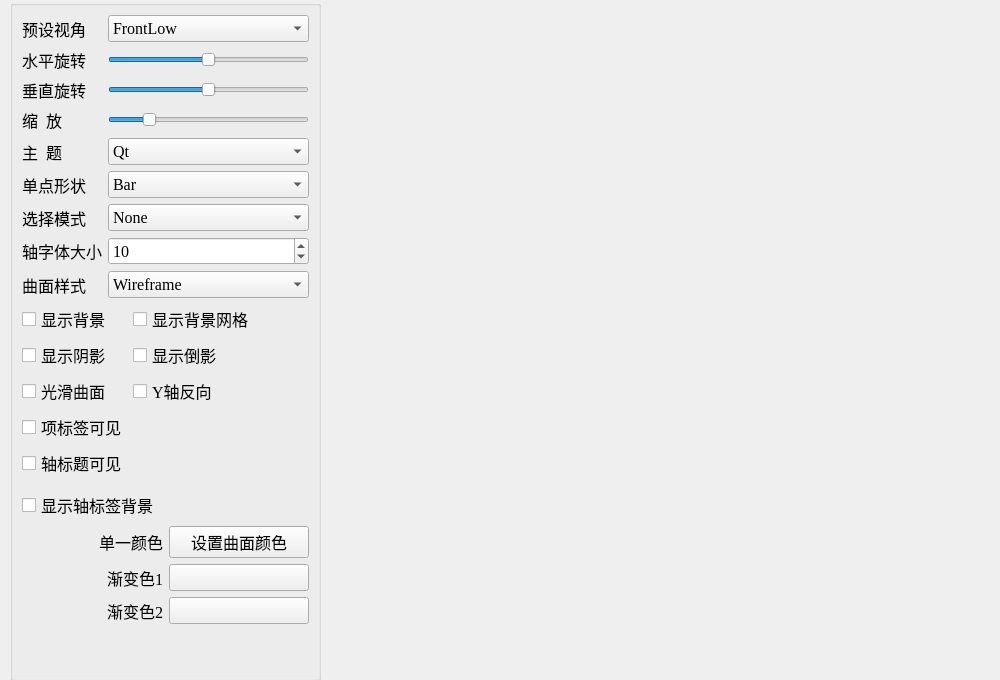
<?xml version="1.0" encoding="UTF-8"?>
<ui version="4.0">
 <class>Test3DSurface</class>
 <widget class="QMainWindow" name="Test3DSurface">
  <property name="geometry">
   <rect>
    <x>0</x>
    <y>0</y>
    <width>1000</width>
    <height>680</height>
   </rect>
  </property>
  <property name="minimumSize">
   <size>
    <width>1000</width>
    <height>680</height>
   </size>
  </property>
  <property name="maximumSize">
   <size>
    <width>1000</width>
    <height>680</height>
   </size>
  </property>
  <property name="font">
   <font>
    <family>Times New Roman</family>
    <pointsize>12</pointsize>
   </font>
  </property>
  <property name="windowTitle">
   <string>MainWindow</string>
  </property>
  <widget class="QWidget" name="centralwidget">
   <widget class="QGroupBox" name="groupBox">
    <property name="geometry">
     <rect>
      <x>10</x>
      <y>0</y>
      <width>311</width>
      <height>681</height>
     </rect>
    </property>
    <property name="title">
     <string/>
    </property>
    <layout class="QVBoxLayout" name="verticalLayout">
     <item>
      <layout class="QGridLayout" name="gridLayout">
       <item row="0" column="0">
        <widget class="QLabel" name="label_6">
         <property name="text">
          <string>预设视角</string>
         </property>
         <property name="buddy">
          <cstring>comboBox</cstring>
         </property>
        </widget>
       </item>
       <item row="0" column="1">
        <widget class="QComboBox" name="comboBox">
         <item>
          <property name="text">
           <string>FrontLow</string>
          </property>
         </item>
         <item>
          <property name="text">
           <string>Front</string>
          </property>
         </item>
         <item>
          <property name="text">
           <string>FrontHigh</string>
          </property>
         </item>
         <item>
          <property name="text">
           <string>LeftLow</string>
          </property>
         </item>
         <item>
          <property name="text">
           <string>Left</string>
          </property>
         </item>
         <item>
          <property name="text">
           <string>LeftHigh</string>
          </property>
         </item>
         <item>
          <property name="text">
           <string>RightLow</string>
          </property>
         </item>
         <item>
          <property name="text">
           <string>Right</string>
          </property>
         </item>
         <item>
          <property name="text">
           <string>RightHigh</string>
          </property>
         </item>
         <item>
          <property name="text">
           <string>BehindLow</string>
          </property>
         </item>
         <item>
          <property name="text">
           <string>Behind</string>
          </property>
         </item>
         <item>
          <property name="text">
           <string>BehindHigh</string>
          </property>
         </item>
         <item>
          <property name="text">
           <string>IsometricLeft</string>
          </property>
         </item>
         <item>
          <property name="text">
           <string>IsometricLeftHigh</string>
          </property>
         </item>
         <item>
          <property name="text">
           <string>IsometricRight</string>
          </property>
         </item>
         <item>
          <property name="text">
           <string>IsometricRightHigh</string>
          </property>
         </item>
         <item>
          <property name="text">
           <string>DirectlyAbove</string>
          </property>
         </item>
         <item>
          <property name="text">
           <string>DirectlyAboveCW45</string>
          </property>
         </item>
         <item>
          <property name="text">
           <string>DirectlyAboveCCW45</string>
          </property>
         </item>
         <item>
          <property name="text">
           <string>FrontBelow</string>
          </property>
         </item>
         <item>
          <property name="text">
           <string>LeftBelow</string>
          </property>
         </item>
         <item>
          <property name="text">
           <string>RightBelow</string>
          </property>
         </item>
         <item>
          <property name="text">
           <string>BehindBelow</string>
          </property>
         </item>
         <item>
          <property name="text">
           <string>DirectlyBelow</string>
          </property>
         </item>
        </widget>
       </item>
       <item row="1" column="0">
        <widget class="QLabel" name="label_7">
         <property name="text">
          <string>水平旋转</string>
         </property>
         <property name="buddy">
          <cstring>sliderH</cstring>
         </property>
        </widget>
       </item>
       <item row="1" column="1">
        <widget class="QSlider" name="sliderH">
         <property name="minimum">
          <number>-180</number>
         </property>
         <property name="maximum">
          <number>180</number>
         </property>
         <property name="orientation">
          <enum>Qt::Horizontal</enum>
         </property>
        </widget>
       </item>
       <item row="2" column="0">
        <widget class="QLabel" name="label_8">
         <property name="text">
          <string>垂直旋转</string>
         </property>
         <property name="buddy">
          <cstring>sliderV</cstring>
         </property>
        </widget>
       </item>
       <item row="2" column="1">
        <widget class="QSlider" name="sliderV">
         <property name="minimum">
          <number>-180</number>
         </property>
         <property name="maximum">
          <number>180</number>
         </property>
         <property name="orientation">
          <enum>Qt::Horizontal</enum>
         </property>
        </widget>
       </item>
       <item row="3" column="0">
        <widget class="QLabel" name="label_12">
         <property name="text">
          <string>缩  放</string>
         </property>
        </widget>
       </item>
       <item row="3" column="1">
        <widget class="QSlider" name="sliderZoom">
         <property name="minimum">
          <number>10</number>
         </property>
         <property name="maximum">
          <number>500</number>
         </property>
         <property name="value">
          <number>100</number>
         </property>
         <property name="orientation">
          <enum>Qt::Horizontal</enum>
         </property>
        </widget>
       </item>
       <item row="4" column="0">
        <widget class="QLabel" name="label">
         <property name="text">
          <string>主  题</string>
         </property>
         <property name="buddy">
          <cstring>cBoxTheme</cstring>
         </property>
        </widget>
       </item>
       <item row="4" column="1">
        <widget class="QComboBox" name="cBoxTheme">
         <item>
          <property name="text">
           <string>Qt</string>
          </property>
         </item>
         <item>
          <property name="text">
           <string>Primary Colors</string>
          </property>
         </item>
         <item>
          <property name="text">
           <string>Digia</string>
          </property>
         </item>
         <item>
          <property name="text">
           <string>StoneMoss</string>
          </property>
         </item>
         <item>
          <property name="text">
           <string>ArmyBlue</string>
          </property>
         </item>
         <item>
          <property name="text">
           <string>Retro</string>
          </property>
         </item>
         <item>
          <property name="text">
           <string>Ebony</string>
          </property>
         </item>
         <item>
          <property name="text">
           <string>Isabelle</string>
          </property>
         </item>
        </widget>
       </item>
       <item row="5" column="0">
        <widget class="QLabel" name="label_2">
         <property name="text">
          <string>单点形状</string>
         </property>
         <property name="buddy">
          <cstring>cBoxBarStyle</cstring>
         </property>
        </widget>
       </item>
       <item row="5" column="1">
        <widget class="QComboBox" name="cBoxBarStyle">
         <item>
          <property name="text">
           <string>Bar</string>
          </property>
         </item>
         <item>
          <property name="text">
           <string>Cube</string>
          </property>
         </item>
         <item>
          <property name="text">
           <string>Pyramid</string>
          </property>
         </item>
         <item>
          <property name="text">
           <string>Cone</string>
          </property>
         </item>
         <item>
          <property name="text">
           <string>Cylinder</string>
          </property>
         </item>
         <item>
          <property name="text">
           <string>BevelBar</string>
          </property>
         </item>
         <item>
          <property name="text">
           <string>BevelCube</string>
          </property>
         </item>
         <item>
          <property name="text">
           <string>Sphere</string>
          </property>
         </item>
         <item>
          <property name="text">
           <string>Minimal</string>
          </property>
         </item>
         <item>
          <property name="text">
           <string>Arrow</string>
          </property>
         </item>
         <item>
          <property name="text">
           <string>Point</string>
          </property>
         </item>
        </widget>
       </item>
       <item row="6" column="0">
        <widget class="QLabel" name="label_3">
         <property name="text">
          <string>选择模式</string>
         </property>
         <property name="buddy">
          <cstring>cBoxSelectionMode</cstring>
         </property>
        </widget>
       </item>
       <item row="6" column="1">
        <widget class="QComboBox" name="cBoxSelectionMode">
         <item>
          <property name="text">
           <string>None</string>
          </property>
         </item>
         <item>
          <property name="text">
           <string>Item</string>
          </property>
         </item>
         <item>
          <property name="text">
           <string>Row Slice</string>
          </property>
         </item>
         <item>
          <property name="text">
           <string>Column Slice</string>
          </property>
         </item>
        </widget>
       </item>
       <item row="7" column="0">
        <widget class="QLabel" name="label_4">
         <property name="text">
          <string>轴字体大小</string>
         </property>
         <property name="buddy">
          <cstring>spinFontSize</cstring>
         </property>
        </widget>
       </item>
       <item row="7" column="1">
        <widget class="QSpinBox" name="spinFontSize">
         <property name="minimum">
          <number>5</number>
         </property>
         <property name="value">
          <number>10</number>
         </property>
        </widget>
       </item>
       <item row="8" column="0">
        <widget class="QLabel" name="label_5">
         <property name="text">
          <string>曲面样式</string>
         </property>
        </widget>
       </item>
       <item row="8" column="1">
        <widget class="QComboBox" name="comboDrawMode">
         <item>
          <property name="text">
           <string>Wireframe</string>
          </property>
         </item>
         <item>
          <property name="text">
           <string>Surface</string>
          </property>
         </item>
         <item>
          <property name="text">
           <string>Surface And Wireframe</string>
          </property>
         </item>
        </widget>
       </item>
      </layout>
     </item>
     <item>
      <layout class="QGridLayout" name="gridLayout_3">
       <item row="0" column="0">
        <widget class="QCheckBox" name="chkBoxBackground">
         <property name="text">
          <string>显示背景</string>
         </property>
        </widget>
       </item>
       <item row="0" column="1" colspan="3">
        <widget class="QCheckBox" name="chkBoxGrid">
         <property name="text">
          <string>显示背景网格</string>
         </property>
        </widget>
       </item>
       <item row="1" column="0">
        <widget class="QCheckBox" name="chkBoxShadow">
         <property name="text">
          <string>显示阴影</string>
         </property>
        </widget>
       </item>
       <item row="1" column="1" colspan="3">
        <widget class="QCheckBox" name="chkBoxReflection">
         <property name="text">
          <string>显示倒影</string>
         </property>
        </widget>
       </item>
       <item row="2" column="0">
        <widget class="QCheckBox" name="chkBoxSmooth">
         <property name="text">
          <string>光滑曲面</string>
         </property>
        </widget>
       </item>
       <item row="2" column="1" colspan="3">
        <widget class="QCheckBox" name="chkBoxReverse">
         <property name="text">
          <string>Y轴反向</string>
         </property>
        </widget>
       </item>
       <item row="3" column="0">
        <widget class="QCheckBox" name="chkBoxItemLabel">
         <property name="text">
          <string>项标签可见</string>
         </property>
        </widget>
       </item>
       <item row="3" column="2" colspan="2">
        <spacer name="horizontalSpacer">
         <property name="orientation">
          <enum>Qt::Horizontal</enum>
         </property>
         <property name="sizeHint" stdset="0">
          <size>
           <width>40</width>
           <height>20</height>
          </size>
         </property>
        </spacer>
       </item>
       <item row="4" column="0">
        <widget class="QCheckBox" name="chkBoxAxisTitle">
         <property name="text">
          <string>轴标题可见</string>
         </property>
        </widget>
       </item>
       <item row="4" column="2" rowspan="2" colspan="2">
        <spacer name="horizontalSpacer_2">
         <property name="orientation">
          <enum>Qt::Horizontal</enum>
         </property>
         <property name="sizeHint" stdset="0">
          <size>
           <width>40</width>
           <height>20</height>
          </size>
         </property>
        </spacer>
       </item>
       <item row="5" column="3" rowspan="2">
        <spacer name="horizontalSpacer_3">
         <property name="orientation">
          <enum>Qt::Horizontal</enum>
         </property>
         <property name="sizeHint" stdset="0">
          <size>
           <width>40</width>
           <height>20</height>
          </size>
         </property>
        </spacer>
       </item>
       <item row="6" column="0" colspan="2">
        <widget class="QCheckBox" name="chkBoxAxisBackground">
         <property name="text">
          <string>显示轴标签背景</string>
         </property>
        </widget>
       </item>
      </layout>
     </item>
     <item>
      <layout class="QGridLayout" name="gridLayout_2">
       <item row="0" column="0">
        <widget class="QLabel" name="label_11">
         <property name="text">
          <string>单一颜色</string>
         </property>
         <property name="alignment">
          <set>Qt::AlignRight|Qt::AlignTrailing|Qt::AlignVCenter</set>
         </property>
         <property name="buddy">
          <cstring>btnBarColor</cstring>
         </property>
        </widget>
       </item>
       <item row="0" column="1">
        <widget class="QPushButton" name="btnBarColor">
         <property name="text">
          <string>设置曲面颜色</string>
         </property>
        </widget>
       </item>
       <item row="1" column="0">
        <widget class="QLabel" name="label_9">
         <property name="text">
          <string>渐变色1</string>
         </property>
         <property name="alignment">
          <set>Qt::AlignRight|Qt::AlignTrailing|Qt::AlignVCenter</set>
         </property>
         <property name="buddy">
          <cstring>btnGrad1</cstring>
         </property>
        </widget>
       </item>
       <item row="1" column="1">
        <widget class="QPushButton" name="btnGrad1">
         <property name="text">
          <string/>
         </property>
        </widget>
       </item>
       <item row="2" column="0">
        <widget class="QLabel" name="label_10">
         <property name="text">
          <string>渐变色2</string>
         </property>
         <property name="alignment">
          <set>Qt::AlignRight|Qt::AlignTrailing|Qt::AlignVCenter</set>
         </property>
         <property name="buddy">
          <cstring>btnGrad2</cstring>
         </property>
        </widget>
       </item>
       <item row="2" column="1">
        <widget class="QPushButton" name="btnGrad2">
         <property name="text">
          <string/>
         </property>
        </widget>
       </item>
      </layout>
     </item>
     <item>
      <spacer name="verticalSpacer">
       <property name="orientation">
        <enum>Qt::Vertical</enum>
       </property>
       <property name="sizeHint" stdset="0">
        <size>
         <width>20</width>
         <height>18</height>
        </size>
       </property>
      </spacer>
     </item>
    </layout>
   </widget>
  </widget>
 </widget>
 <resources/>
 <connections/>
</ui>
